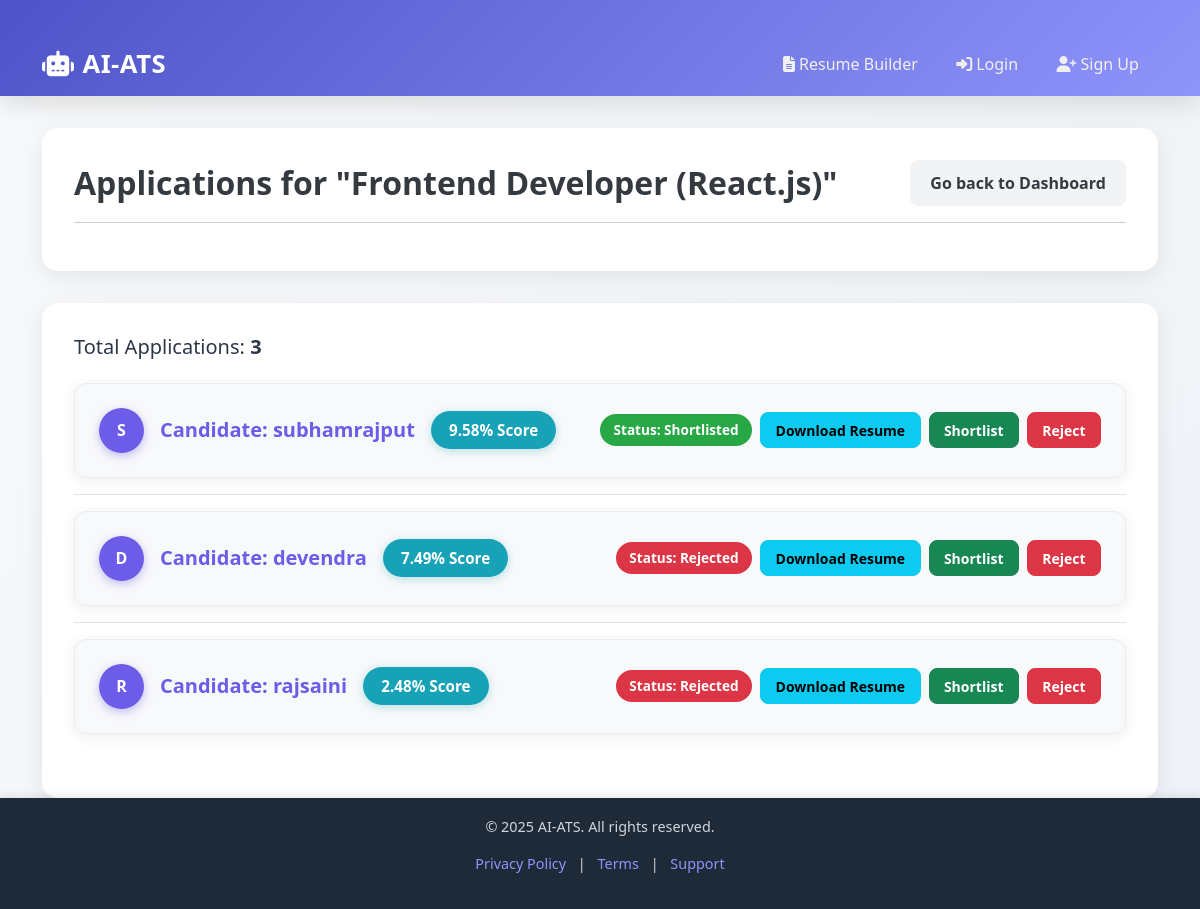
Screenshot of /recruiter/jobs/4/applications/ (signed in) with the database file from the repository.
### core/models.py (models this page shows, shortened)
class Job(models.Model):
    title = models.CharField(max_length=200)
    description = models.TextField()
    recruiter = models.ForeignKey(
        'CustomUser',
        on_delete=models.CASCADE,
        limit_choices_to={'is_recruiter': True}
    )
    is_internal = models.BooleanField(default=True)
    external_url = models.URLField(blank=True, null=True)
    job_field = models.ForeignKey(JobField, on_delete=models.SET_NULL, null=True)

class Application(models.Model):
    candidate = models.ForeignKey(
        'CustomUser',
        on_delete=models.CASCADE,
        limit_choices_to={'is_candidate': True}
    )
    job = models.ForeignKey(Job, on_delete=models.CASCADE)
    resume = models.FileField(upload_to='resumes/')
    STATUS_CHOICES = (
        ('Applied', 'Applied'),
        ('Screening', 'Screening'),
        ('Shortlisted', 'Shortlisted'),
        ('Rejected', 'Rejected'),
    )
    status = models.CharField(max_length=20, choices=STATUS_CHOICES, default='Applied')
    ranking_score = models.FloatField(default=0.0) # AI/ML se aane wala score

class CustomUser(AbstractUser):
    is_candidate = models.BooleanField(default=False)
    is_recruiter = models.BooleanField(default=False)

### core/views.py (the view)
# urls.py: path('recruiter/jobs/<int:job_id>/applications/', views.recruiter_job_applications, name='recruiter_job_applications'),
@login_required
def recruiter_job_applications(request, job_id):
    if not request.user.is_recruiter:
        return redirect('dashboard')
    job = get_object_or_404(Job, id=job_id, recruiter=request.user)
    applications = Application.objects.filter(job=job).order_by('-ranking_score')
    return render(request, 'core/recruiter_job_applications.html', {'job': job, 'applications': applications})

### core/templates/core/recruiter_job_applications.html (shortened to what this page needs)
{% extends 'core/base.html' %}
{% block content %}
<div class="row">
    <div class="col-12">
        <div class="header-card">
            <div class="d-flex justify-content-between align-items-center">
                <div>
                    <h2 class="welcome-header">Applications for "{{ job.title }}"</h2>
                </div>
                <a href="{% url 'recruiter_dashboard' %}" class="btn btn-secondary">Go back to Dashboard</a>
            </div>
            <hr>
        </div>
    </div>
</div>
{% if applications %}
<div class="row">
    <div class="col-12">
        <div class="applications-list-card">
            <p class="h5 mb-4">Total Applications: <strong>{{ applications.count }}</strong></p>
            <ul class="list-group list-group-flush">
                {% for application in applications %}
                <li class="list-group-item p-0 mb-3">
                    <div class="list-item-card">
                        <div class="candidate-info">
                            <div class="avatar">
                                {{ application.candidate.username|slice:":1"|upper }}
                            </div>
                            <h5>Candidate: {{ application.candidate.username }}</h5>
                            <span class="ranking-score-badge">{{ application.ranking_score|floatformat:2 }}% Score</span>
                        </div>
                        <div class="d-flex gap-2 align-items-center flex-wrap">
                            <span class="status-badge {{ application.status }}">Status: {{ application.status }}</span>
                            <a href="{{ application.resume.url }}" target="_blank" class="btn btn-sm btn-info">Download Resume</a>
                            <a href="{% url 'shortlist_application' application.id %}" class="btn btn-sm btn-success">Shortlist</a>
                            <a href="{% url 'reject_application' application.id %}" class="btn btn-sm btn-danger">Reject</a>
                        </div>
                    </div>
                </li>
                {% endfor %}
            </ul>
        </div>
    </div>
</div>
{% else %}
<div class="row">
    <div class="col-12">
        <p class="text-center text-muted mt-5">Abhi is job ke liye koi application nahi hai.</p>
    </div>
</div>
{% endif %}
{% endblock %}

### core/templates/core/base.html (style rules this page uses)
:root { --primary-gradient: linear-gradient(135deg, #4e54c8 0%, #8f94fb 100%); --shadow-lg: 0 8px 24px rgba(0,0,0,0.12); --transition: all 0.3s ease; --dark-navy: #1e2a38; --accent-blue: #4e54c8; --accent-purple: #8f94fb; }
body { font-family: 'Inter', sans-serif; background: linear-gradient(135deg, #f9fafc, #eef1f6); color: #2d3748; min-height: 100vh; display: flex; flex-direction: column; }

### core/templates/core/recruiter_job_applications.html (style rules this page uses)
:root { --primary-color: #6c5ce7; --secondary-color: #f1f3f5; --dark-text: #343a40; --light-text: #6c757d; --border-light: #e9ecef; --success-color: #28a745; --danger-color: #dc3545; --info-color: #17a2b8; }
body { background: linear-gradient(135deg, #f8f9fa, #eef2f7); font-family: "Segoe UI", Tahoma, Geneva, Verdana, sans-serif; }
.header-card { background: #ffffff; border-radius: 16px; padding: 2rem; box-shadow: 0 6px 25px rgba(0,0,0,0.08); margin-bottom: 2rem; transition: transform 0.2s ease-in-out; }
.header-card h2 { font-weight: 700; color: var(--dark-text); margin-bottom: 0; }
.btn-secondary { background-color: var(--secondary-color); border-color: var(--secondary-color); color: var(--dark-text); font-weight: 600; border-radius: 8px; padding: 0.6rem 1.2rem; transition: all 0.2s ease-in-out; }
.applications-list-card { background: #ffffff; border-radius: 16px; padding: 2rem; box-shadow: 0 6px 25px rgba(0,0,0,0.08); }
.list-item-card { background: #f8f9fa; border-radius: 12px; padding: 1.5rem; margin-bottom: 1rem; box-shadow: 0 3px 15px rgba(0,0,0,0.07); border: 1px solid var(--border-light); transition: all 0.3s ease-in-out; display: flex; justify-content: space-between; flex-wrap: wrap; gap: 1rem; }
.candidate-info { display: flex; align-items: center; gap: 1rem; }
.candidate-info h5 { font-weight: 700; color: var(--primary-color); margin: 0; }
.avatar { width: 45px; height: 45px; border-radius: 50%; background: var(--primary-color); color: #fff; display: flex; align-items: center; justify-content: center; font-weight: 700; font-size: 1rem; box-shadow: 0 3px 10px rgba(108, 92, 231, 0.4); }
.ranking-score-badge { font-size: 0.95rem; font-weight: 700; background-color: var(--info-color); color: white; padding: 0.5em 1.2em; border-radius: 30px; box-shadow: 0 2px 10px rgba(23,162,184,0.3); }
.status-badge { font-size: 0.85rem; font-weight: 600; padding: 0.4em 1em; border-radius: 30px; color: #fff; }
.status-badge.Shortlisted { background-color: var(--success-color); }
.status-badge.Rejected { background-color: var(--danger-color); }
.btn-sm { border-radius: 8px; padding: 0.4rem 0.9rem; font-weight: 600; transition: all 0.2s ease-in-out; }

### rows the page displays
Job: title "Frontend Developer (React.js)"
Application: candidate.username "S", candidate.username "subhamrajput", ranking_score "9.58", status "Shortlisted"
Application: candidate.username "D", candidate.username "devendra", ranking_score "7.49", status "Rejected"
Application: candidate.username "R", candidate.username "rajsaini", ranking_score "2.48", status "Rejected"

### other values shown
{{ applications.count }} "3"
